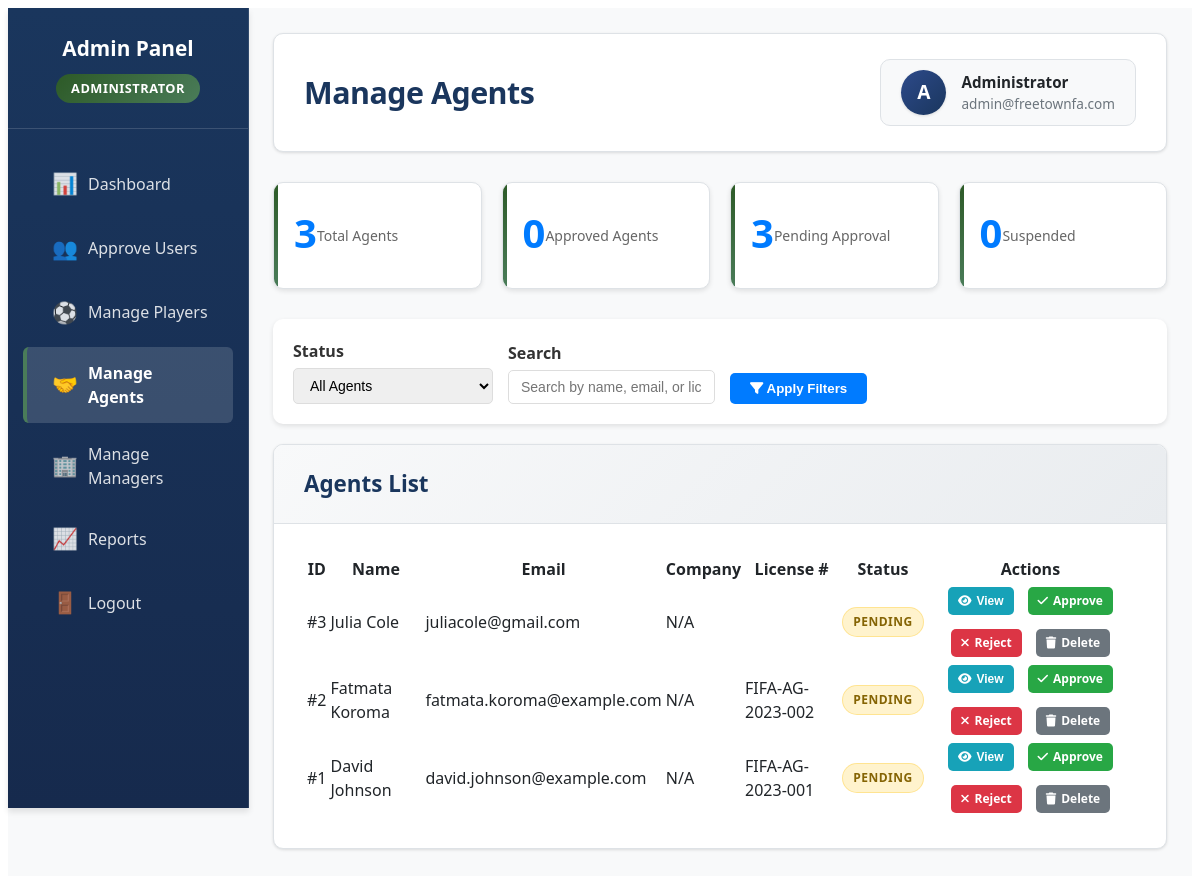
The page /admin/manage_agents.php (signed in) on the database its author committed.
### tables this page shows
CREATE TABLE `agents` (
  `id` int(11) NOT NULL,
  `user_id` int(11) NOT NULL,
  `license_number` varchar(50) DEFAULT NULL,
  `years_experience` int(3) DEFAULT NULL,
  `represented_players` text DEFAULT NULL,
  `agency_name` varchar(100) DEFAULT NULL
);

CREATE TABLE `users` (
  `id` int(11) NOT NULL,
  `username` varchar(50) NOT NULL,
  `email` varchar(100) NOT NULL,
  `password` varchar(255) NOT NULL,
  `user_type` enum('admin','player','agent','manager') NOT NULL,
  `full_name` varchar(100) NOT NULL,
  `phone` varchar(20) DEFAULT NULL,
  `status` enum('pending','approved','rejected') DEFAULT 'pending',
  `login_attempts` int(3) DEFAULT 0,
  `last_login_attempt` datetime DEFAULT NULL,
  `profile_image` varchar(255) DEFAULT NULL,
  `created_at` timestamp NOT NULL DEFAULT current_timestamp(),
  `updated_at` timestamp NOT NULL DEFAULT current_timestamp() ON UPDATE current_timestamp()
);

### admin/manage_agents.php (the view, shortened to what this page needs)
<?php
require_once '../auth/check_auth.php';
$conn = getConnection();
$columns_result = $conn->query("SHOW COLUMNS FROM agents");
$agent_columns = [];
while ($col = $columns_result->fetch_assoc()) {
    $agent_columns[] = $col['Field'];
}
$has_is_approved = in_array('is_approved', $agent_columns);
$has_is_suspended = in_array('is_suspended', $agent_columns);
$has_status = in_array('status', $agent_columns);
$filter_status = $_GET['status'] ?? 'all';
$search_query = $_GET['search'] ?? '';
$sql = "SELECT a.*, u.full_name, u.email
        FROM agents a
        JOIN users u ON a.user_id = u.id
        WHERE 1=1";
$params = [];
$types = "";
$sql .= " ORDER BY a.id DESC";
if (!empty($params)) {
    $stmt = $conn->prepare($sql);
    $stmt->bind_param($types, ...$params);
    $stmt->execute();
    $result = $stmt->get_result();
} else {
    $result = $conn->query($sql);
}
$agents = $result->fetch_all(MYSQLI_ASSOC);
$total_agents = $conn->query("SELECT COUNT(*) as count FROM agents")->fetch_assoc()['count'];
if ($has_is_approved) {
    $approved_agents = $conn->query("SELECT COUNT(*) as count FROM agents WHERE is_approved = 1")->fetch_assoc()['count'];
    $pending_agents = $conn->query("SELECT COUNT(*) as count FROM agents WHERE is_approved = 0")->fetch_assoc()['count'];
} elseif ($has_status) {
    $approved_agents = $conn->query("SELECT COUNT(*) as count FROM agents WHERE status = 'approved'")->fetch_assoc()['count'];
    $pending_agents = $conn->query("SELECT COUNT(*) as count FROM agents WHERE status = 'pending'")->fetch_assoc()['count'];
} elseif (in_array('approved', $agent_columns)) {
    $approved_agents = $conn->query("SELECT COUNT(*) as count FROM agents WHERE approved = 1")->fetch_assoc()['count'];
    $pending_agents = $conn->query("SELECT COUNT(*) as count FROM agents WHERE approved = 0")->fetch_assoc()['count'];
} else {
    $approved_agents = 0;
    $pending_agents = $total_agents;
}
if ($has_is_suspended) {
    $suspended_agents = $conn->query("SELECT COUNT(*) as count FROM agents WHERE is_suspended = 1")->fetch_assoc()['count'];
} elseif ($has_status) {
    $suspended_agents = $conn->query("SELECT COUNT(*) as count FROM agents WHERE status = 'suspended'")->fetch_assoc()['count'];
} else {
    $suspended_agents = 0;
}
?>
<!DOCTYPE html>
<html lang="en">
<head>
    <link rel="stylesheet" href="https://cdnjs.cloudflare.com/ajax/libs/font-awesome/6.4.0/css/all.min.css">
    <link rel="stylesheet" href="../css/dashboard.css">
</head>
<body>
    <div class="dashboard-container">
        <div class="dashboard-sidebar">
            <div class="sidebar-header">
                <h3>Admin Panel</h3>
                <div class="user-role">Administrator</div>
            </div>
            <div class="sidebar-menu">
                <a href="index.php" class="menu-item">
                    <span class="menu-icon">📊</span>
                    <span>Dashboard</span>
                </a>
                <a href="approve_users.php" class="menu-item">
                    <span class="menu-icon">👥</span>
                    <span>Approve Users</span>
                </a>
                <a href="manage_players.php" class="menu-item">
                    <span class="menu-icon">⚽</span>
                    <span>Manage Players</span>
                </a>
                <a href="manage_agents.php" class="menu-item active">
                    <span class="menu-icon">🤝</span>
                    <span>Manage Agents</span>
                </a>
                <a href="manage_managers.php" class="menu-item">
                    <span class="menu-icon">🏢</span>
                    <span>Manage Managers</span>
                </a>
                <a href="reports.php" class="menu-item">
                    <span class="menu-icon">📈</span>
                    <span>Reports</span>
                </a>
                <a href="../logout.php" class="menu-item">
                    <span class="menu-icon">🚪</span>
                    <span>Logout</span>
                </a>
            </div>
        </div>
        <div class="dashboard-main">
            <div class="dashboard-header">
                <h1>Manage Agents</h1>
                <div class="user-info">
                    <div class="user-avatar">
                        <?php echo strtoupper(substr($_SESSION['full_name'], 0, 1)); ?>
                    </div>
                    <div class="user-details">
                        <div class="user-name"><?php echo htmlspecialchars($_SESSION['full_name']); ?></div>
                        <div class="user-email"><?php echo htmlspecialchars($_SESSION['email']); ?></div>
                    </div>
                </div>
            </div>
            <div class="agent-stats">
                <div class="stat-card">
                    <div class="stat-number"><?php echo $total_agents; ?></div>
                    <div class="stat-label">Total Agents</div>
                </div>
                <div class="stat-card">
                    <div class="stat-number"><?php echo $approved_agents; ?></div>
                    <div class="stat-label">Approved Agents</div>
                </div>
                <div class="stat-card">
                    <div class="stat-number"><?php echo $pending_agents; ?></div>
                    <div class="stat-label">Pending Approval</div>
                </div>
                <div class="stat-card">
                    <div class="stat-number"><?php echo $suspended_agents; ?></div>
                    <div class="stat-label">Suspended</div>
                </div>
            </div>
            <div class="filter-section">
                <form method="GET" action="" class="filter-form">
                    <div class="filter-group">
                        <label for="status">Status</label>
                        <select id="status" name="status">
                            <option value="all" <?php echo $filter_status === 'all' ? 'selected' : ''; ?>>All Agents</option>
                        </select>
                    </div>
                    <div class="filter-group">
                        <label for="search">Search</label>
                        <input type="text" id="search" name="search"
                               placeholder="Search by name, email, or license..."
                               value="<?php echo htmlspecialchars($search_query); ?>">
                    </div>
                    <button type="submit" class="btn-filter">
                        <i class="fas fa-filter"></i> Apply Filters
                    </button>
                </form>
            </div>
            <div class="content-card">
                <div class="card-header">
                    <h3>Agents List</h3>
                </div>
                <div class="card-body">
                    <?php if (empty($agents)): ?>
                        <p>No agents found matching your criteria.</p>
                    <?php else: ?>
                        <div class="table-responsive">
                            <table class="data-table">
                                <thead>
                                    <tr>
                                        <th>ID</th>
                                        <th>Name</th>
                                        <th>Email</th>
                                        <th>Company</th>
                                        <th>License #</th>
                                        <th>Status</th>
                                        <th>Actions</th>
                                    </tr>
                                </thead>
                                <tbody>
                                    <?php foreach ($agents as $agent): ?>
                                    <tr>
                                        <td>#<?php echo $agent['id']; ?></td>
                                        <td><?php echo htmlspecialchars($agent['full_name']); ?></td>
                                        <td><?php echo htmlspecialchars($agent['email']); ?></td>
                                        <td><?php echo htmlspecialchars($agent['company_name'] ?? 'N/A'); ?></td>
                                        <td><?php echo htmlspecialchars($agent['license_number']); ?></td>
                                        <td>
                                            <?php
                                            $status_class = 'status-pending';
                                            $status_text = 'Pending';
                                            ?>
                                            <span class="status-badge <?php echo $status_class; ?>">
                                                <?php echo $status_text; ?>
                                            </span>
                                        </td>
                                        <td>
                                            <div class="agent-actions">
                                                <button class="action-btn btn-view"
                                                        onclick="viewAgent(<?php echo $agent['id']; ?>)">
                                                    <i class="fas fa-eye"></i> View
                                                </button>
                                                <?php
                                                $show_approve_buttons = true;
                                                if ($show_approve_buttons):
                                                ?>
                                                    <a href="?action=approve&id=<?php echo $agent['id']; ?>"
                                                       class="action-btn btn-approve"
                                                       onclick="return confirm('Approve this agent?')">
                                                        <i class="fas fa-check"></i> Approve
                                                    </a>
                                                    <a href="?action=reject&id=<?php echo $agent['id']; ?>"
                                                       class="action-btn btn-reject"
                                                       onclick="return confirm('Reject this agent?')">
                                                        <i class="fas fa-times"></i> Reject
                                                    </a>
                                                <?php endif; ?>
                                                <a href="?action=delete&id=<?php echo $agent['id']; ?>"
                                                   class="action-btn btn-delete"
                                                   onclick="return confirm('Are you sure you want to delete this agent? This action cannot be undone.')">
                                                    <i class="fas fa-trash"></i> Delete
                                                </a>
                                            </div>
                                        </td>
                                    </tr>
                                    <?php endforeach; ?>
                                </tbody>
                            </table>
                        </div>
                    <?php endif; ?>
                </div>
            </div>
        </div>
    </div>
</body>
</html>

### admin/manage_agents.php (style rules this page uses)
.filter-section { background: white; padding: 20px; border-radius: 10px; margin-bottom: 20px; box-shadow: 0 2px 5px rgba(0,0,0,0.1); }
.filter-form { display: flex; gap: 15px; flex-wrap: wrap; align-items: flex-end; }
.filter-group { display: flex; flex-direction: column; min-width: 200px; }
.filter-group label { margin-bottom: 5px; font-weight: 600; color: #333; }
.filter-group select, .filter-group input { padding: 8px 12px; border: 1px solid #ddd; border-radius: 5px; font-size: 14px; }
.btn-filter { background: #007bff; color: white; border: none; padding: 8px 20px; border-radius: 5px; cursor: pointer; font-weight: 600; }
.agent-stats { display: grid; grid-template-columns: repeat(auto-fit, minmax(200px, 1fr)); gap: 20px; margin-bottom: 30px; }
.stat-card { background: white; padding: 20px; border-radius: 10px; text-align: center; box-shadow: 0 2px 5px rgba(0,0,0,0.1); }
.stat-number { font-size: 2.5rem; font-weight: bold; color: #007bff; margin-bottom: 5px; }
.stat-label { color: #666; font-size: 14px; }
.agent-actions { display: flex; gap: 10px; justify-content: center; flex-wrap: wrap; }
.action-btn { padding: 5px 10px; border: none; border-radius: 5px; cursor: pointer; font-size: 12px; display: flex; align-items: center; gap: 5px; text-decoration: none; }
.btn-approve { background: #28a745; color: white; }
.btn-reject { background: #dc3545; color: white; }
.btn-view { background: #17a2b8; color: white; }
.btn-delete { background: #6c757d; color: white; }
.status-badge { padding: 5px 10px; border-radius: 20px; font-size: 12px; font-weight: 600; text-align: center; display: inline-block; }
.status-pending { background: #fff3cd; color: #856404; }

### rows shown on the page
agents: id "3", user.full_name "Julia Cole", user.email "juliacole@gmail.com", company_name "N/A", status_text "PENDING"
agents: id "2", user.full_name "Fatmata Koroma", user.email "fatmata.koroma@example.com", company_name "N/A", license_number "FIFA-AG-2023-002", status_text "PENDING"
agents: id "1", user.full_name "David Johnson", user.email "david.johnson@example.com", company_name "N/A", license_number "FIFA-AG-2023-001", status_text "PENDING"

### other values the page prints
substr($_SESSION['full_name'], 0, 1) "A"
$_SESSION['full_name'] "Administrator"
$_SESSION['email'] "admin@freetownfa.com"
$total_agents "3"
$approved_agents "0"
$pending_agents "3"
$suspended_agents "0"
